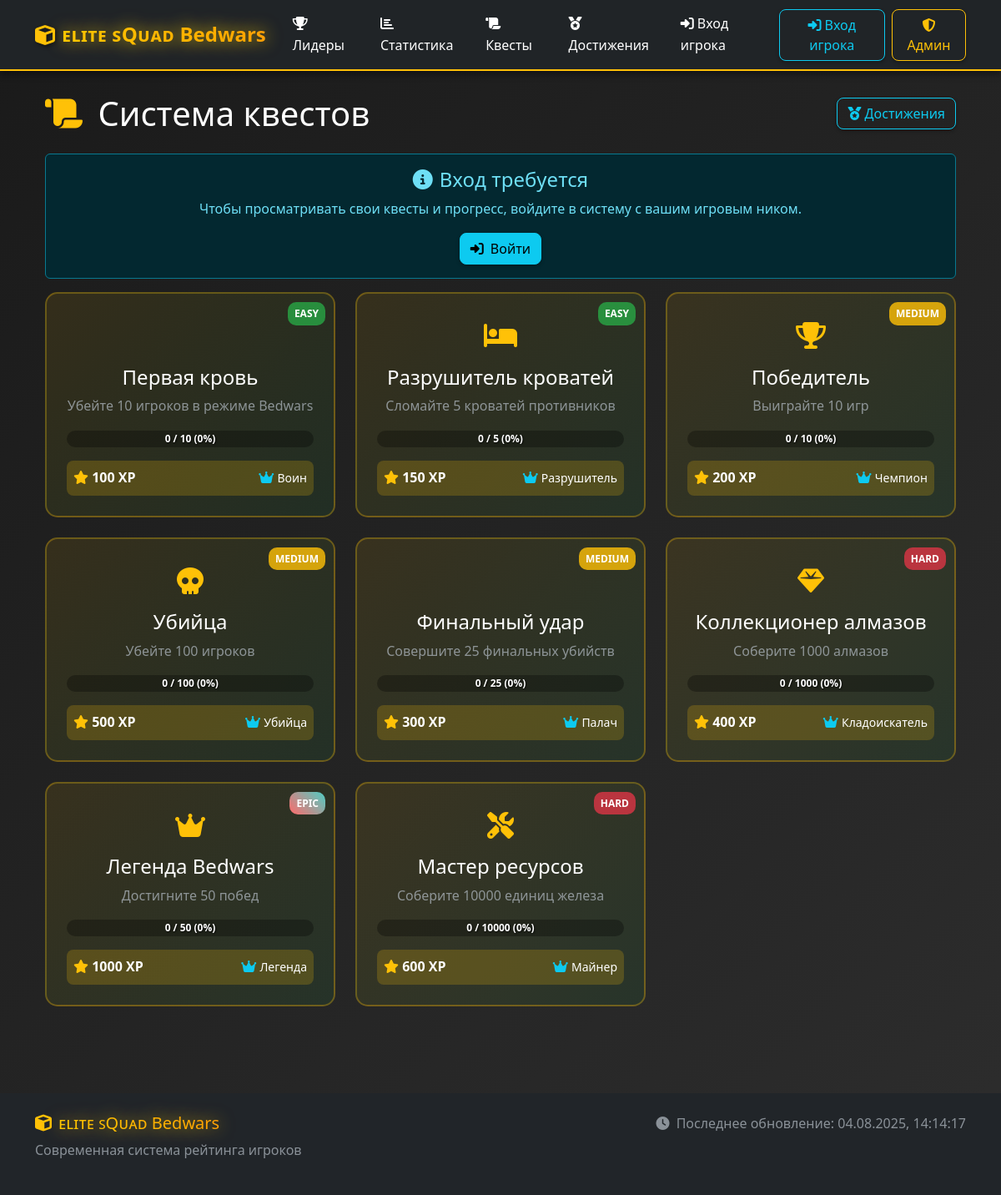
The app's page /quests with its own data.
### models.py (models this page shows, shortened)
class Quest(db.Model):
    id = db.Column(db.Integer, primary_key=True)
    title = db.Column(db.String(200), nullable=False)
    description = db.Column(db.Text, nullable=False)
    type = db.Column(db.String(50), nullable=False)  # kills, beds, wins, etc.
    target_value = db.Column(db.Integer, nullable=False)
    reward_xp = db.Column(db.Integer, default=0)
    reward_title = db.Column(db.String(100), nullable=True)
    icon = db.Column(db.String(50), default='fas fa-trophy')
    difficulty = db.Column(db.String(20), default='medium')  # easy, medium, hard, epic
    is_active = db.Column(db.Boolean, default=True)
    created_at = db.Column(db.DateTime, default=datetime.utcnow)
    player_quests = db.relationship('PlayerQuest', backref='quest', lazy=True, cascade='all, delete-orphan')
    @classmethod
    def get_active_quests(cls):
        return cls.query.filter_by(is_active=True).all()

### routes.py (the view, shortened to what this page needs)
@app.route('/quests')
def quests():
    is_admin = session.get('is_admin', False)
    current_player = None
    player_nickname = session.get('player_nickname')
    if player_nickname:
        current_player = Player.query.filter_by(nickname=player_nickname).first()
    if Quest.query.count() == 0:
        Quest.create_default_quests()
    active_quests = Quest.get_active_quests()
    player_progress = {}
    return render_template('quests.html',
                         quests=active_quests,
                         player_progress=player_progress,
                         current_player=current_player,
                         is_admin=is_admin)

### templates/quests.html (shortened to what this page needs)
{% extends "base.html" %}
{% block content %}
<div class="container-fluid">
    <div class="row">
        <div class="col-12">
            <div class="d-flex justify-content-between align-items-center mb-4">
                <h1 class="mb-0">
                    <i class="fas fa-scroll text-warning me-2"></i>
                    Система квестов
                </h1>
                <div class="d-flex gap-2">
                    <a href="{{ url_for('achievements') }}" class="btn btn-outline-info">
                        <i class="fas fa-medal"></i> Достижения
                    </a>
                </div>
            </div>
            {% if current_player %}
            <div class="quest-stats">
                <div class="row text-center">
                    <div class="col-md-3">
                        <div class="stat-item">
                            <i class="fas fa-user text-info fa-2x mb-2"></i>
                            <h4>{{ current_player.nickname }}</h4>
                            <p class="text-muted">{{ current_player.role }}</p>
                        </div>
                    </div>
                    <div class="col-md-3">
                        <div class="stat-item">
                            <i class="fas fa-star text-warning fa-2x mb-2"></i>
                            <h4>{{ current_player.level }}</h4>
                            <p class="text-muted">Уровень</p>
                        </div>
                    </div>
                    <div class="col-md-3">
                        <div class="stat-item">
                            <i class="fas fa-trophy text-success fa-2x mb-2"></i>
                            <h4>{{ player_progress|length }}</h4>
                            <p class="text-muted">Активных квестов</p>
                        </div>
                    </div>
                    <div class="col-md-3">
                        <div class="stat-item">
                            <i class="fas fa-check-circle text-info fa-2x mb-2"></i>
                            <h4>{{ player_progress.values() | selectattr('is_completed') | list | length }}</h4>
                            <p class="text-muted">Выполнено</p>
                        </div>
                    </div>
                </div>
            </div>
            {% else %}
            <div class="alert alert-info text-center">
                <h4><i class="fas fa-info-circle me-2"></i>Вход требуется</h4>
                <p>Чтобы просматривать свои квесты и прогресс, войдите в систему с вашим игровым ником.</p>
                <a href="{{ url_for('player_login') }}" class="btn btn-info">
                    <i class="fas fa-sign-in-alt me-2"></i>Войти
                </a>
            </div>
            {% endif %}
            <div class="row">
                {% for quest in quests %}
                <div class="col-lg-4 col-md-6 mb-4">
                    <div class="quest-card h-100 p-4 {% if quest.id in player_progress and player_progress[quest.id].is_completed %}completed{% endif %}">
                        <div class="quest-difficulty difficulty-{{ quest.difficulty }}">
                            {{ quest.difficulty|title }}
                        </div>
                        <div class="text-center mb-3">
                            <div class="quest-icon {% if quest.id in player_progress and player_progress[quest.id].is_completed %}animate-bounce{% endif %}">
                                <i class="{{ quest.icon }}"></i>
                            </div>
                            <h4 class="mb-2">{{ quest.title }}</h4>
                            <p class="text-muted mb-3">{{ quest.description }}</p>
                        </div>
                        {% if quest.id in player_progress %}
                        {% set progress = player_progress[quest.id] %}
                        <div class="quest-progress mb-3">
                            <div class="quest-progress-bar" style="width: {{ progress.progress_percentage }}%"></div>
                            <div class="quest-progress-text">
                                {{ progress.current_progress }} / {{ quest.target_value }}
                                ({{ progress.progress_percentage }}%)
                            </div>
                        </div>
                        {% else %}
                        <div class="quest-progress mb-3">
                            <div class="quest-progress-text">0 / {{ quest.target_value }} (0%)</div>
                        </div>
                        {% endif %}
                        <div class="quest-reward">
                            <div class="d-flex justify-content-between align-items-center">
                                <div>
                                    <i class="fas fa-star text-warning"></i>
                                    <strong>{{ quest.reward_xp }} XP</strong>
                                </div>
                                {% if quest.reward_title %}
                                <div>
                                    <i class="fas fa-crown text-info"></i>
                                    <small>{{ quest.reward_title }}</small>
                                </div>
                                {% endif %}
                            </div>
                        </div>
                    </div>
                </div>
                {% endfor %}
            </div>
        </div>
    </div>
</div>
{% endblock %}

### templates/base.html (shortened to what this page needs)
<!DOCTYPE html>
<html lang="ru" data-bs-theme="dark">
<head>
    <link href="https://cdn.jsdelivr.net/npm/bootstrap@5.3.0/dist/css/bootstrap.min.css" rel="stylesheet">
    <link href="https://cdnjs.cloudflare.com/ajax/libs/font-awesome/6.4.0/css/all.min.css" rel="stylesheet">
    <link href="{{ url_for('static', filename='css/style.css') }}" rel="stylesheet">
</head>
<body>
    <nav class="navbar navbar-expand-lg navbar-dark bg-dark fixed-top">
        <div class="container">
            <a class="navbar-brand d-flex align-items-center" href="{{ url_for('index') }}">
                <i class="fas fa-cube text-warning me-2 glow-effect"></i>
                <span class="fw-bold elite-squad-text">ᴇʟɪᴛᴇ ꜱQᴜᴀᴅ Bedwars</span>
            </a>
            <div class="collapse navbar-collapse" id="navbarNav">
                <ul class="navbar-nav me-auto">
                    <li class="nav-item">
                        <a class="nav-link" href="{{ url_for('index') }}">
                            <i class="fas fa-trophy me-1"></i>Лидеры
                        </a>
                    </li>
                    <li class="nav-item">
                        <a class="nav-link" href="{{ url_for('statistics') }}">
                            <i class="fas fa-chart-bar me-1"></i>Статистика
                        </a>
                    </li>
                    <li class="nav-item">
                        <a class="nav-link" href="{{ url_for('quests') }}">
                            <i class="fas fa-scroll me-1"></i>Квесты
                        </a>
                    </li>
                    <li class="nav-item">
                        <a class="nav-link" href="{{ url_for('achievements') }}">
                            <i class="fas fa-medal me-1"></i>Достижения
                        </a>
                    </li>
                    <li class="nav-item">
                        {% if session.get('player_nickname') %}
                        <a class="nav-link" href="{{ url_for('my_profile') }}">
                            <i class="fas fa-user me-1"></i>Мой профиль
                        </a>
                        {% else %}
                        <a class="nav-link" href="{{ url_for('player_login') }}">
                            <i class="fas fa-sign-in-alt me-1"></i>Вход игрока
                        </a>
                        {% endif %}
                    </li>
                </ul>
                <ul class="navbar-nav">
                    <div class="d-flex align-items-center ms-auto">
                        {% if session.get('player_nickname') %}
                        <span class="me-3 text-info">
                            <i class="fas fa-gamepad me-1"></i>{{ session.get('player_nickname') }}
                        </span>
                        <a href="{{ url_for('player_logout') }}" class="btn btn-outline-info me-2">
                            <i class="fas fa-sign-out-alt"></i> Выйти
                        </a>
                        {% else %}
                        <a href="{{ url_for('player_login') }}" class="btn btn-outline-info me-2">
                            <i class="fas fa-sign-in-alt"></i> Вход игрока
                        </a>
                        {% endif %}
                        {% if session.get('is_admin') %}
                        <span class="me-3 text-warning">
                            <i class="fas fa-crown me-1"></i>Администратор
                        </span>
                        <a href="{{ url_for('admin') }}" class="btn btn-outline-warning me-2">
                            <i class="fas fa-cogs"></i> Панель
                        </a>
                        <a href="{{ url_for('logout') }}" class="btn btn-outline-light">
                            <i class="fas fa-sign-out-alt"></i> Выйти
                        </a>
                        {% else %}
                        <a href="{{ url_for('login') }}" class="btn btn-outline-warning">
                            <i class="fas fa-shield-alt"></i> Админ
                        </a>
                        {% endif %}
                    </div>
                </ul>
            </div>
        </div>
    </nav>
    <main class="main-content">
        <div class="container">
            {% if error_message %}
                <div class="text-center py-5">
                    <i class="fas fa-exclamation-triangle text-warning display-1"></i>
                    <h2 class="mt-3">{{ error_message }}</h2>
                    <a href="{{ url_for('index') }}" class="btn btn-primary mt-3">
                        <i class="fas fa-home me-2"></i>На главную
                    </a>
                </div>
            {% else %}
                {% block content %}{% endblock %}
            {% endif %}
        </div>
    </main>
    <footer class="bg-dark text-light py-4 mt-5">
        <div class="container">
            <div class="row">
                <div class="col-md-6">
                    <h5><i class="fas fa-cube text-warning me-2 glow-effect"></i><span class="elite-squad-text">ᴇʟɪᴛᴇ ꜱQᴜᴀᴅ Bedwars</span></h5>
                    <p class="text-muted">Современная система рейтинга игроков</p>
                </div>
                <div class="col-md-6 text-md-end">
                    <p class="text-muted mb-0">
                        <i class="fas fa-clock me-1"></i>
                        Последнее обновление: <span id="current-time"></span>
                    </p>
                </div>
            </div>
        </div>
    </footer>
</body>
</html>

### static/css/style.css (style rules this page uses)
:root { --primary-color: #ffc107; --secondary-color: #6c757d; --success-color: #198754; --danger-color: #dc3545; --warning-color: #ffc107; --info-color: #0dcaf0; --dark-color: #212529; --light-color: #f8f9fa; --minecraft-green: #00aa00; --minecraft-red: #ff5555; --minecraft-blue: #5555ff; --minecraft-gold: #ffaa00; --minecraft-purple: #aa00aa; --bg-primary: linear-gradient(135deg, #1a1a1a 0%, #2d2d2d 100%); --bg-secondary: linear-gradient(135deg, #343a40 0%, #495057 100%); --bg-accent: linear-gradient(135deg, #ffc107 0%, #ffca2c 100%); --shadow-sm: 0 2px 4px rgba(0, 0, 0, 0.3); --shadow-md: 0 4px 8px rgba(0, 0, 0, 0.4); --shadow-lg: 0 8px 16px rgba(0, 0, 0, 0.5); --shadow-glow: 0 0 20px rgba(255, 193, 7, 0.3); }
* { box-sizing: border-box; }
body { background: var(--bg-primary); color: #ffffff; font-family: 'Segoe UI', Tahoma, Geneva, Verdana, sans-serif; line-height: 1.6; overflow-x: hidden; }
.navbar { background: rgba(33, 37, 41, 0.95) !important; backdrop-filter: blur(10px); border-bottom: 2px solid var(--warning-color); box-shadow: var(--shadow-md); transition: all 0.3s ease; }
.navbar-brand { font-size: 1.5rem; font-weight: bold; color: var(--warning-color) !important; text-shadow: 2px 2px 4px rgba(0, 0, 0, 0.5); }
.elite-squad-text { background: linear-gradient(45deg, #ffd700, #ffaa00, #ff6b35, #f7931e); background-size: 300% 300%; -webkit-background-clip: text; -webkit-text-fill-color: transparent; background-clip: text; animation: gradientShift 3s ease-in-out infinite; text-shadow: 0 0 20px rgba(255, 215, 0, 0.5); filter: drop-shadow(0 0 10px rgba(255, 215, 0, 0.3)); }
.glow-effect { animation: iconGlow 2s ease-in-out infinite alternate; }
.navbar-nav .nav-link { color: #ffffff !important; transition: all 0.3s ease; position: relative; padding: 0.5rem 1rem !important; }
.navbar-nav .nav-link::after { content: ''; position: absolute; width: 0; height: 2px; bottom: 0; left: 50%; background: var(--warning-color); transition: all 0.3s ease; }
.main-content { margin-top: 80px; min-height: calc(100vh - 160px); padding: 2rem 0; }
.btn { border-radius: 8px; font-weight: 500; transition: all 0.3s ease; box-shadow: var(--shadow-sm); }

### templates/quests.html (style rules this page uses)
.quest-card { background: linear-gradient(135deg, rgba(255, 193, 7, 0.1), rgba(40, 167, 69, 0.1)); border: 2px solid rgba(255, 193, 7, 0.3); border-radius: 15px; transition: all 0.3s ease; position: relative; overflow: hidden; }
.quest-difficulty { position: absolute; top: 10px; right: 10px; padding: 4px 8px; border-radius: 10px; font-size: 0.75rem; font-weight: bold; text-transform: uppercase; }
.difficulty-easy { background: rgba(40, 167, 69, 0.8); }
.difficulty-medium { background: rgba(255, 193, 7, 0.8); }
.difficulty-hard { background: rgba(220, 53, 69, 0.8); }
.difficulty-epic { background: linear-gradient(45deg, #ff6b6b, #4ecdc4); }
.quest-progress { background: rgba(0, 0, 0, 0.3); border-radius: 10px; height: 20px; overflow: hidden; position: relative; }
.quest-progress-text { position: absolute; top: 50%; left: 50%; transform: translate(-50%, -50%); font-size: 0.75rem; font-weight: bold; color: white; text-shadow: 1px 1px 2px rgba(0, 0, 0, 0.7); }
.quest-reward { background: rgba(255, 193, 7, 0.2); border-radius: 8px; padding: 8px; margin-top: 10px; }
.quest-icon { font-size: 2rem; margin-bottom: 10px; color: var(--warning-color); }

### records on screen
Quest: difficulty "EASY", title "Первая кровь", description "Убейте 10 игроков в режиме Bedwars", target_value "10", reward_xp "100", reward_title "Воин"
Quest: difficulty "EASY", title "Разрушитель кроватей", description "Сломайте 5 кроватей противников", target_value "5", reward_xp "150", reward_title "Разрушитель"
Quest: difficulty "MEDIUM", title "Победитель", description "Выиграйте 10 игр", target_value "10", reward_xp "200", reward_title "Чемпион"
Quest: difficulty "MEDIUM", title "Убийца", description "Убейте 100 игроков", target_value "100", reward_xp "500", reward_title "Убийца"
Quest: difficulty "MEDIUM", title "Финальный удар", description "Совершите 25 финальных убийств", target_value "25", reward_xp "300", reward_title "Палач"
Quest: difficulty "HARD", title "Коллекционер алмазов", description "Соберите 1000 алмазов", target_value "1000", reward_xp "400", reward_title "Кладоискатель"
Quest: difficulty "EPIC", title "Легенда Bedwars", description "Достигните 50 побед", target_value "50", reward_xp "1000", reward_title "Легенда"
Quest: difficulty "HARD", title "Мастер ресурсов", description "Соберите 10000 единиц железа", target_value "10000", reward_xp "600", reward_title "Майнер"
